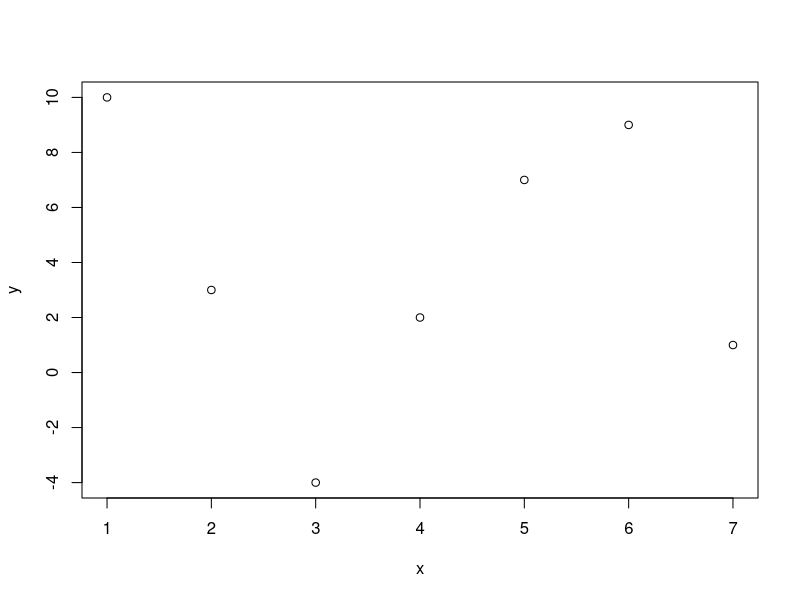
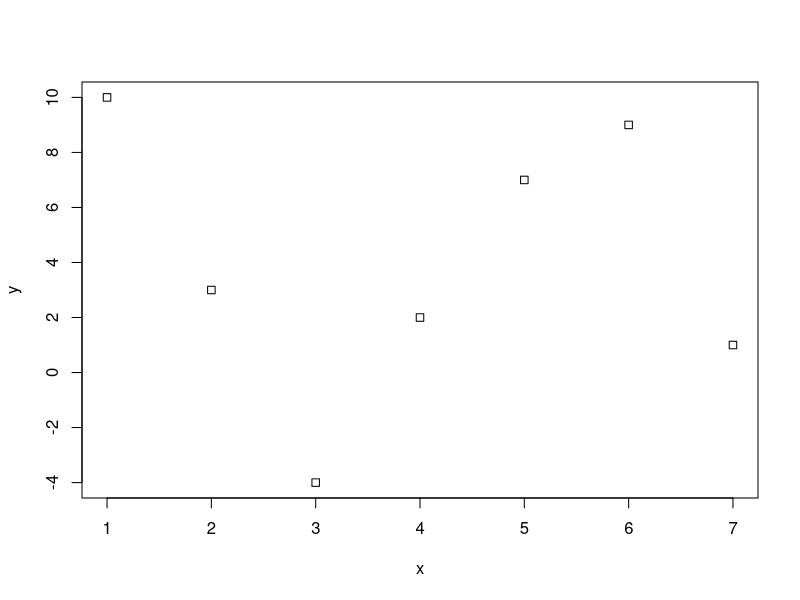
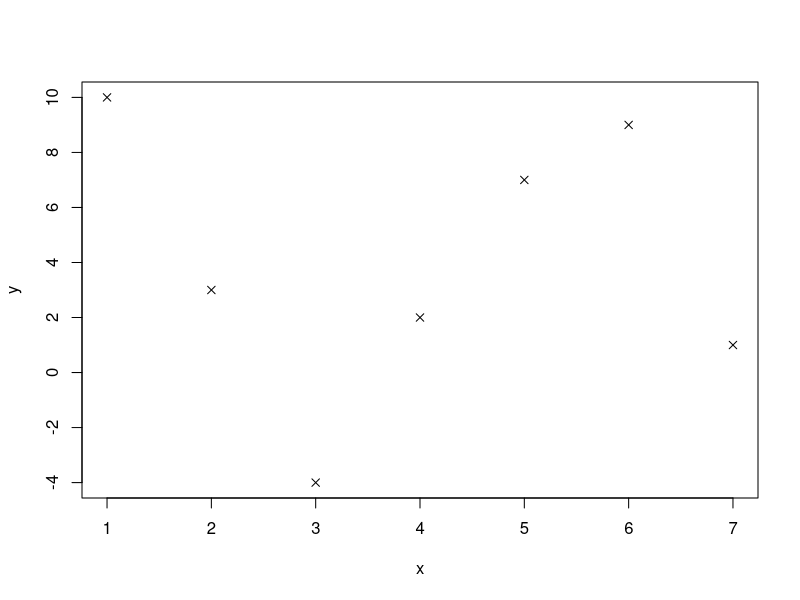
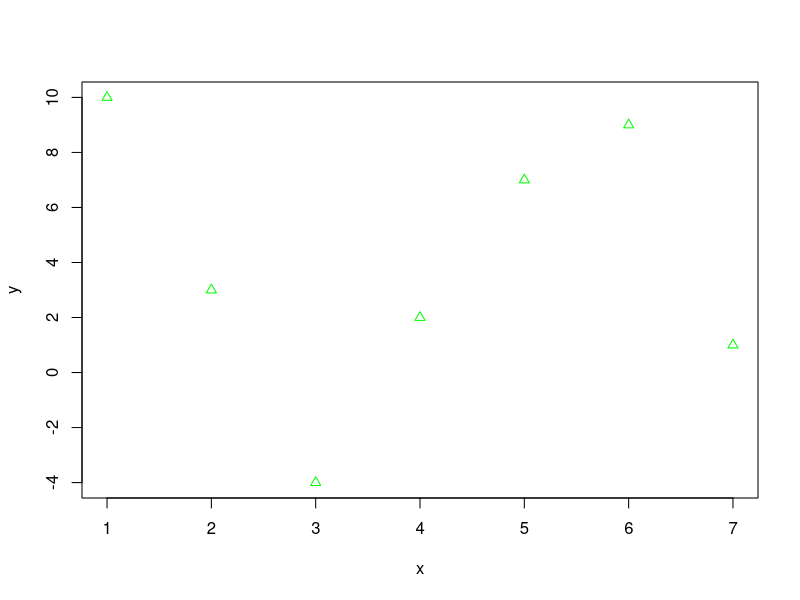
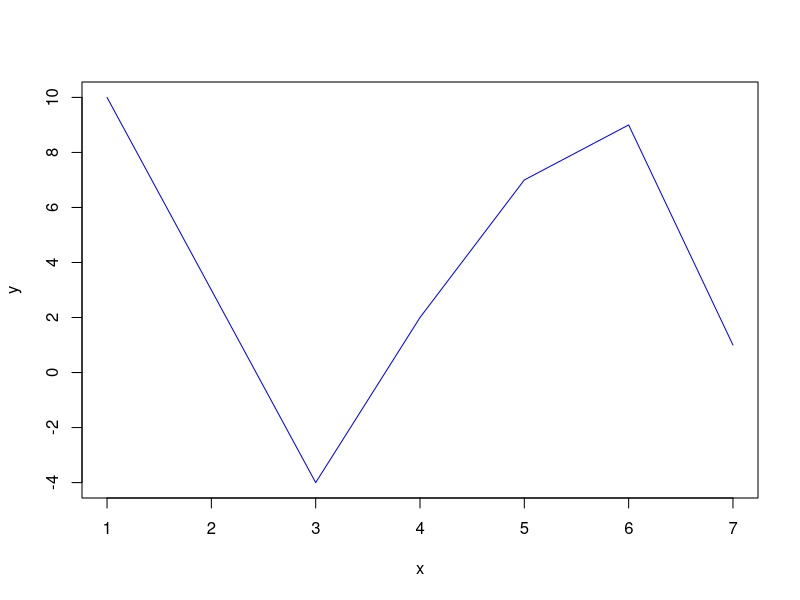
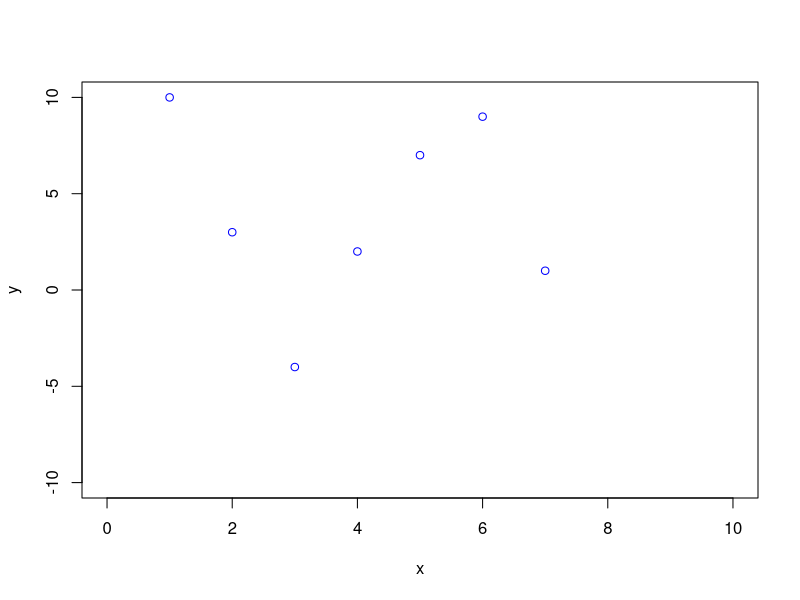
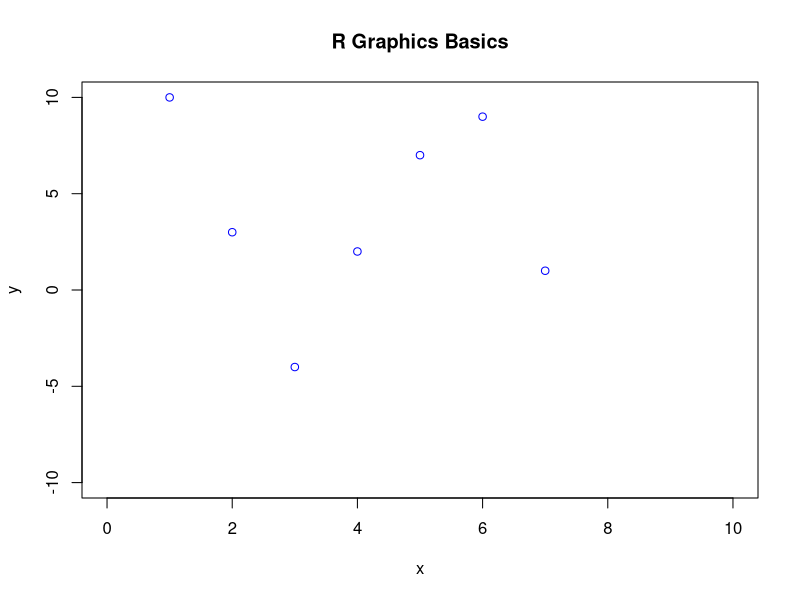

Here is the R script that generated these plots, in order:
##Introduction - Data visualisatoin

#1.Install Packages in R
install.packages("tidyverse")

#2.Load package
library(tidyverse)

#3.other packages
install.packages(c("nycflights13", "gapminder", "Lahman"))

#4. running R code
a=1+2
a
mean(a)

#Generating matrices in R
a = c(1,4,3,6); b=c(10,11,13,14); d=c(20,21,22,23)
matc<-rbind(a,b,d)
matc
matr<-cbind(a,b,d)
matr

mat_d=matrix(c(1,2,3,4,11,12,13,14), nrow=2, ncol=4,byrow=TRUE)
mat_d
mat_empty=matrix(data=NA,nrow=10,ncol=5)
mat_empty

##exercise 1.7
#1)
mat_empty=matrix(data=NA, nrow=20, ncol=5)
mat_empty

#2)
a = c(1,2,3,4); b=c(5,3,2,5); d=c(1,8,7,9)
colum_vec_mat=cbind(a,b,d)
colum_vec_mat
row_vec_mat=rbind(a,b,d)
row_vec_mat

rownames(colum_vec_mat)=c("exp1","exp2","exp3","exp4")
colnames(colum_vec_mat)=c("var1", "var2", "var3")
colum_vec_mat
##exercise 1.8
#1)create 2 vectors 
x=c(1,2,3,4,5,6,7);y=c(10,3,-4,2,7,9,1)
plot(x,y)
#2) plotting symbols style
?plot
plot(x,y,pch=0) #pch=0 are squares
plot(x,y,pch=4) #pch=4 are x

#3) how do you change the colors of the points?, green rectangles
?plot
plot(x, y, pch=2, col="green")
#4) Find out how to put lines between the points:
?plot
plot(x, y, type="l", col="blue")
#5) Change the range of x and y values. create the x-axis between 0 and 10 and y-axis between -10 and 10
?plot
plot(x, y, xlim=c(0,10), ylim=c(-10,10), col="blue")

#6) Title to the figure
?plot
plot(x, y, xlim=c(0,10), ylim=c(-10,10), col="blue", main="R Graphics Basics")

###2. Section: Data import
#1. Data flow: 1. pre-studies(simulated data), 2. planning of test series, 3. experiment and evaluation

#import to R
#1) change working directory
#2) give following code
var_name=read.delim("./Data_2/tab_1.csv"  , sep=";", dec =".", header=TRUE, row.names=1)
#3) validate data:

var_name #show imported data
str(var_name) #show structure of imported data

head(var_name)
#2)Generate an Excel file "my_test.xlsx" to import into R.

